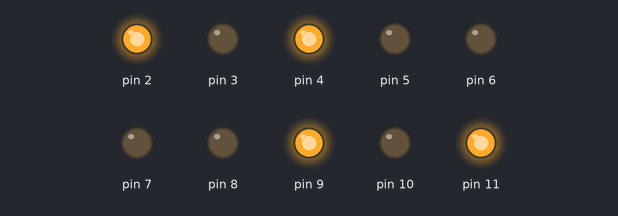
A sketch run on a simulated Arduino Uno, built with avr-gcc and run on an emulated ATmega328P. Shown: output pins drawn as LEDs (lit = HIGH).

Above: at 0.5 s.
At 1.5 s:
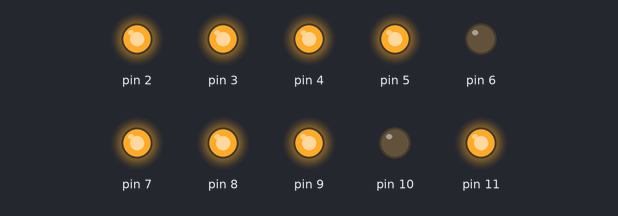
At 3.5 s:
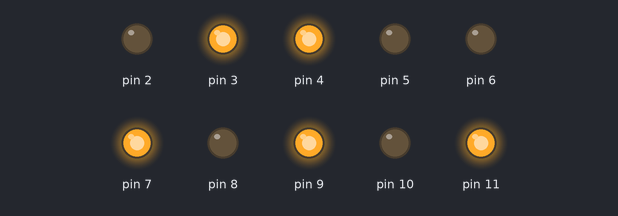
At 6.5 s:
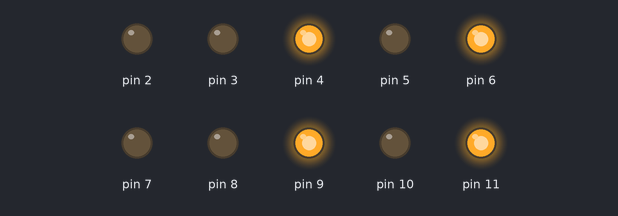
At 9.5 s:
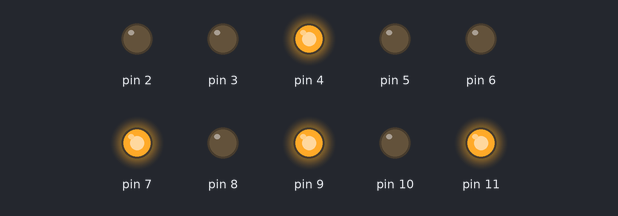
At 13.5 s:
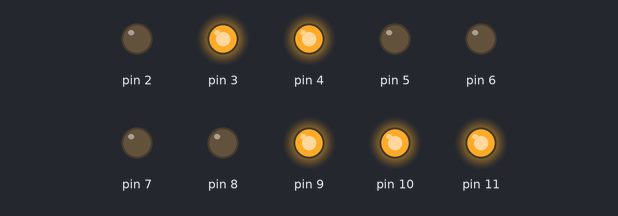
Timing chart, 0 to 14.3 s (numbered marks = the images above):
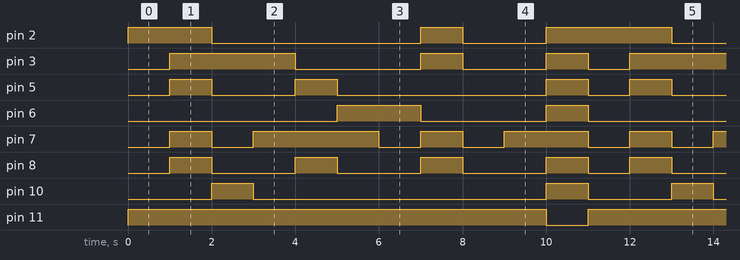

The sketch:

_7segment.ino
```cpp
/*
  2018.11.11
  made by sejinPark
 */


void setup() {
 //set pinMode
  for (int a = 2; a <= 11; a++)
  {
    pinMode(a, OUTPUT);
    digitalWrite(a, HIGH);
  }
  //2번은 가운데-
  //3번 왼쪽 위 |
  //5번 위 -
  //6번 오른쪽 위 ㅣ
  //7번 왼쪽 아래 ㅣ
  //8번 아래 ㅡ
  //10번 오른쪽 아래 ㅣ
  //11번 점
}
//write number"zero"
void zero() {
  digitalWrite(2, HIGH);
  digitalWrite(3, LOW);
  digitalWrite(5, LOW);
  digitalWrite(6, LOW);
  digitalWrite(7, LOW);
  digitalWrite(8, LOW);
  digitalWrite(10, LOW);
  digitalWrite(11, HIGH);


}
//write number"one"
void one() {
  digitalWrite(2, HIGH);
  digitalWrite(3, HIGH);
  digitalWrite(5, HIGH);
  digitalWrite(6, LOW);
  digitalWrite(7, HIGH);
  digitalWrite(8, HIGH);
  digitalWrite(10, LOW);
  digitalWrite(11, HIGH);
}
//write number"two"
void two() {
  digitalWrite(2, LOW);
  digitalWrite(3, HIGH);
  digitalWrite(5, LOW);
  digitalWrite(6, LOW);
  digitalWrite(7, LOW);
  digitalWrite(8, LOW);
  digitalWrite(10, HIGH);
  digitalWrite(11, HIGH);
}
//write number"three"
void three() {
  digitalWrite(2, LOW);
  digitalWrite(3, HIGH);
  digitalWrite(5, LOW);
  digitalWrite(6, LOW);
  digitalWrite(7, HIGH);
  digitalWrite(8, LOW);
  digitalWrite(10, LOW);
  digitalWrite(11, HIGH);
}
//write number"four"
void four() {
  digitalWrite(2, LOW);
  digitalWrite(3, LOW);
  digitalWrite(5, HIGH);
  digitalWrite(6, LOW);
  digitalWrite(7, HIGH);
  digitalWrite(8, HIGH);
  digitalWrite(10, LOW);
  digitalWrite(11, HIGH);
}
//write number"five"
void five() {
  digitalWrite(2, LOW);
  digitalWrite(3, LOW);
  digitalWrite(5, LOW);
  digitalWrite(6, HIGH);
  digitalWrite(7, HIGH);
  digitalWrite(8, LOW);
  digitalWrite(10, LOW);
  digitalWrite(11, HIGH);
}
//write number"six"
void six() {
  digitalWrite(2, LOW);
  digitalWrite(3, LOW);
  digitalWrite(5, LOW);
  digitalWrite(6, HIGH);
  digitalWrite(7, LOW);
  digitalWrite(8, LOW);
  digitalWrite(10, LOW);
  digitalWrite(11, HIGH);
}
//write number"seven"
void seven() {
  digitalWrite(2, HIGH);
  digitalWrite(3, HIGH);
  digitalWrite(5, LOW);
  digitalWrite(6, LOW);
  digitalWrite(7, HIGH);
  digitalWrite(8, HIGH);
  digitalWrite(10, LOW);
  digitalWrite(11, HIGH);
}
//write number"eight"
void eight() {
  digitalWrite(2, LOW);
  digitalWrite(3, LOW);
  digitalWrite(5, LOW);
  digitalWrite(6, LOW);
  digitalWrite(7, LOW);
  digitalWrite(8, LOW);
  digitalWrite(10, LOW);
  digitalWrite(11, HIGH);


}
//write number"nine"
void nine() {
  digitalWrite(2, LOW);
  digitalWrite(3, LOW);
  digitalWrite(5, LOW);
  digitalWrite(6, LOW);
  digitalWrite(7, HIGH);
  digitalWrite(8, LOW);
  digitalWrite(10, LOW);
  digitalWrite(11, HIGH);
}
void dot() {
  digitalWrite(2, HIGH);
  digitalWrite(3, HIGH);
  digitalWrite(5, HIGH);
  digitalWrite(6, HIGH);
  digitalWrite(7, HIGH);
  digitalWrite(8, HIGH);
  digitalWrite(10, HIGH);
  digitalWrite(11, LOW);
}


void loop() {

  zero();
  delay(1000);
  one();
  delay(1000);
  two();
  delay(1000);
  three();
  delay(1000);
  four();
  delay(1000);
  five();
  delay(1000);
  six();
  delay(1000);
  seven();
  delay(1000);
  eight();
  delay(1000);
  nine();
  delay(1000);
  dot();
  delay(1000);
}
```

Measured:
- by itself, pin 2: repeats every 11.0 s: HIGH 1.0 s, LOW 2.0 s, HIGH 3.0 s, LOW 5.0 s
- by itself, pin 3: repeats every 11.0 s: LOW 3.0 s, HIGH 1.0 s, LOW 2.0 s, HIGH 1.0 s, LOW 1.0 s, HIGH 3.0 s
- by itself, pin 5: repeats every 11.0 s: LOW 2.0 s, HIGH 1.0 s, LOW 5.0 s, HIGH 1.0 s, LOW 1.0 s, HIGH 1.0 s
- by itself, pin 6: repeats every 11.0 s: LOW 3.0 s, HIGH 1.0 s, LOW 5.0 s, HIGH 2.0 s
- by itself, pin 7: repeats every 11.0 s: LOW 1.0 s, HIGH 3.0 s, LOW 1.0 s, HIGH 1.0 s, LOW 1.0 s, HIGH 2.0 s, LOW 1.0 s, HIGH 1.0 s
- by itself, pin 8: repeats every 11.0 s: 3 × (LOW 2.0 s, HIGH 1.0 s), LOW 1.0 s, HIGH 1.0 s
- by itself, pin 10: repeats every 11.0 s: LOW 7.0 s, HIGH 1.0 s, LOW 2.0 s, HIGH 1.0 s
- by itself, pin 11: alternates HIGH for 10.0 s and LOW for 1.0 s
